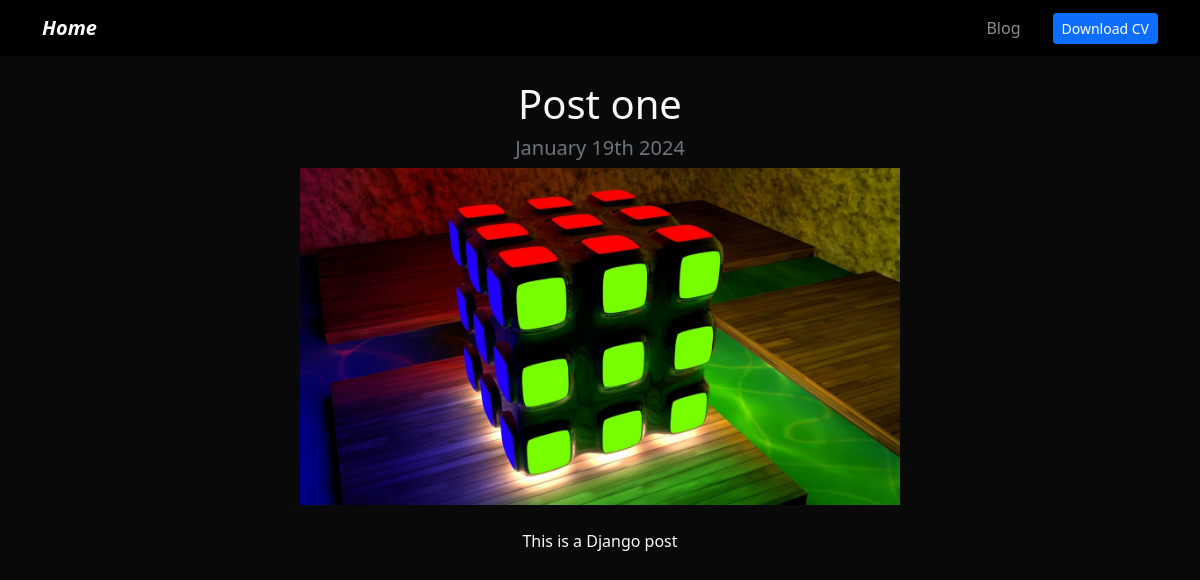
Page /blog/1/ on the committed database.
### blog/models.py (models this page shows, shortened)
class Post(models.Model):
    title = models.CharField(max_length=100)
    description = models.TextField()
    image = models.ImageField(upload_to='blog/images/')     # Ruta donde se guardan las imagenes
    date = models.DateField(datetime.date.today)

### blog/views.py (the view)
# urls.py: path('<int:post_id>/', post, name='post_detail'),
def post(request, post_id):
    post = get_object_or_404(Post, id=post_id)
    return render(request, 'post_detail.html', {'post': post})

### blog/templates/post_detail.html
{% extends 'layout.html' %}
{% block content %}
<div class="text-center">
    <h1>{{post.title}}</h1>
    <h2 class="my-2 h5 text-muted">{{post.date|date:'F jS Y'}}</h2>
    <img
        src="{{post.image.url}}" alt="{{post.title}}" class="img-fluid"
        width="600" height="400"
    >
    <div class="my-4">
    {{post.description|safe}}
    </div>
</div>
{% endblock %}

### portafolio/static/css/main.css (style rules this page uses)
body { background: #090909; }

### rows in the picture
Post: title "Post one", date "January 19th 2024", image (picture), description "This is a Django post"
